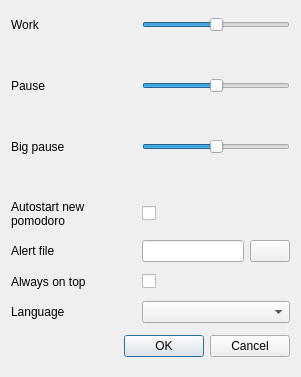
<?xml version="1.0" encoding="UTF-8"?>
<ui version="4.0">
 <class>settings</class>
 <widget class="QDialog" name="settings">
  <property name="geometry">
   <rect>
    <x>0</x>
    <y>0</y>
    <width>301</width>
    <height>377</height>
   </rect>
  </property>
  <property name="windowTitle">
   <string>Dialog</string>
  </property>
  <layout class="QGridLayout" name="gridLayout">
   <item row="0" column="0">
    <widget class="QLabel" name="workLabel">
     <property name="text">
      <string>Work</string>
     </property>
    </widget>
   </item>
   <item row="0" column="1" colspan="2">
    <widget class="QSlider" name="work">
     <property name="minimum">
      <number>15</number>
     </property>
     <property name="maximum">
      <number>35</number>
     </property>
     <property name="value">
      <number>25</number>
     </property>
     <property name="orientation">
      <enum>Qt::Horizontal</enum>
     </property>
    </widget>
   </item>
   <item row="1" column="1" colspan="2">
    <widget class="QLabel" name="workText">
     <property name="maximumSize">
      <size>
       <width>16777215</width>
       <height>22</height>
      </size>
     </property>
     <property name="text">
      <string/>
     </property>
     <property name="alignment">
      <set>Qt::AlignRight|Qt::AlignTop|Qt::AlignTrailing</set>
     </property>
    </widget>
   </item>
   <item row="2" column="0">
    <widget class="QLabel" name="pauseLabel">
     <property name="text">
      <string>Pause</string>
     </property>
    </widget>
   </item>
   <item row="2" column="1" colspan="2">
    <widget class="QSlider" name="pause">
     <property name="minimum">
      <number>2</number>
     </property>
     <property name="maximum">
      <number>8</number>
     </property>
     <property name="pageStep">
      <number>2</number>
     </property>
     <property name="value">
      <number>5</number>
     </property>
     <property name="orientation">
      <enum>Qt::Horizontal</enum>
     </property>
    </widget>
   </item>
   <item row="3" column="1" colspan="2">
    <widget class="QLabel" name="pauseText">
     <property name="maximumSize">
      <size>
       <width>16777215</width>
       <height>22</height>
      </size>
     </property>
     <property name="text">
      <string/>
     </property>
     <property name="alignment">
      <set>Qt::AlignRight|Qt::AlignTop|Qt::AlignTrailing</set>
     </property>
    </widget>
   </item>
   <item row="4" column="0">
    <widget class="QLabel" name="bigPauseLabel">
     <property name="text">
      <string>Big pause</string>
     </property>
    </widget>
   </item>
   <item row="4" column="1" colspan="2">
    <widget class="QSlider" name="bigPause">
     <property name="minimum">
      <number>10</number>
     </property>
     <property name="maximum">
      <number>20</number>
     </property>
     <property name="value">
      <number>15</number>
     </property>
     <property name="orientation">
      <enum>Qt::Horizontal</enum>
     </property>
    </widget>
   </item>
   <item row="5" column="1" colspan="2">
    <widget class="QLabel" name="bigPauseText">
     <property name="maximumSize">
      <size>
       <width>16777215</width>
       <height>22</height>
      </size>
     </property>
     <property name="text">
      <string/>
     </property>
     <property name="alignment">
      <set>Qt::AlignRight|Qt::AlignTop|Qt::AlignTrailing</set>
     </property>
    </widget>
   </item>
   <item row="6" column="0">
    <widget class="QLabel" name="autoStartLabel">
     <property name="text">
      <string>Autostart new pomodoro</string>
     </property>
     <property name="wordWrap">
      <bool>true</bool>
     </property>
    </widget>
   </item>
   <item row="6" column="1" colspan="2">
    <widget class="QCheckBox" name="autoStart">
     <property name="text">
      <string/>
     </property>
    </widget>
   </item>
   <item row="7" column="0">
    <widget class="QLabel" name="fileLabel">
     <property name="text">
      <string>Alert file</string>
     </property>
    </widget>
   </item>
   <item row="7" column="1">
    <widget class="QLineEdit" name="file"/>
   </item>
   <item row="7" column="2">
    <widget class="QPushButton" name="fileBtn">
     <property name="text">
      <string/>
     </property>
     <property name="icon">
      <iconset resource="media/icons.qrc">
       <normaloff>:/icons/file_open.png</normaloff>:/icons/file_open.png</iconset>
     </property>
    </widget>
   </item>
   <item row="8" column="0">
    <widget class="QLabel" name="onTopLabel">
     <property name="text">
      <string>Always on top</string>
     </property>
    </widget>
   </item>
   <item row="8" column="1" colspan="2">
    <widget class="QCheckBox" name="onTop">
     <property name="text">
      <string/>
     </property>
    </widget>
   </item>
   <item row="9" column="0">
    <widget class="QLabel" name="languageLabel">
     <property name="text">
      <string>Language</string>
     </property>
    </widget>
   </item>
   <item row="9" column="1" colspan="2">
    <widget class="QComboBox" name="language"/>
   </item>
   <item row="10" column="0" colspan="3">
    <widget class="QDialogButtonBox" name="buttonBox">
     <property name="orientation">
      <enum>Qt::Horizontal</enum>
     </property>
     <property name="standardButtons">
      <set>QDialogButtonBox::Cancel|QDialogButtonBox::Ok</set>
     </property>
    </widget>
   </item>
  </layout>
 </widget>
 <resources>
  <include location="media/icons.qrc"/>
 </resources>
 <connections>
  <connection>
   <sender>buttonBox</sender>
   <signal>accepted()</signal>
   <receiver>settings</receiver>
   <slot>accept()</slot>
   <hints>
    <hint type="sourcelabel">
     <x>248</x>
     <y>254</y>
    </hint>
    <hint type="destinationlabel">
     <x>157</x>
     <y>274</y>
    </hint>
   </hints>
  </connection>
  <connection>
   <sender>buttonBox</sender>
   <signal>rejected()</signal>
   <receiver>settings</receiver>
   <slot>reject()</slot>
   <hints>
    <hint type="sourcelabel">
     <x>316</x>
     <y>260</y>
    </hint>
    <hint type="destinationlabel">
     <x>286</x>
     <y>274</y>
    </hint>
   </hints>
  </connection>
 </connections>
</ui>
